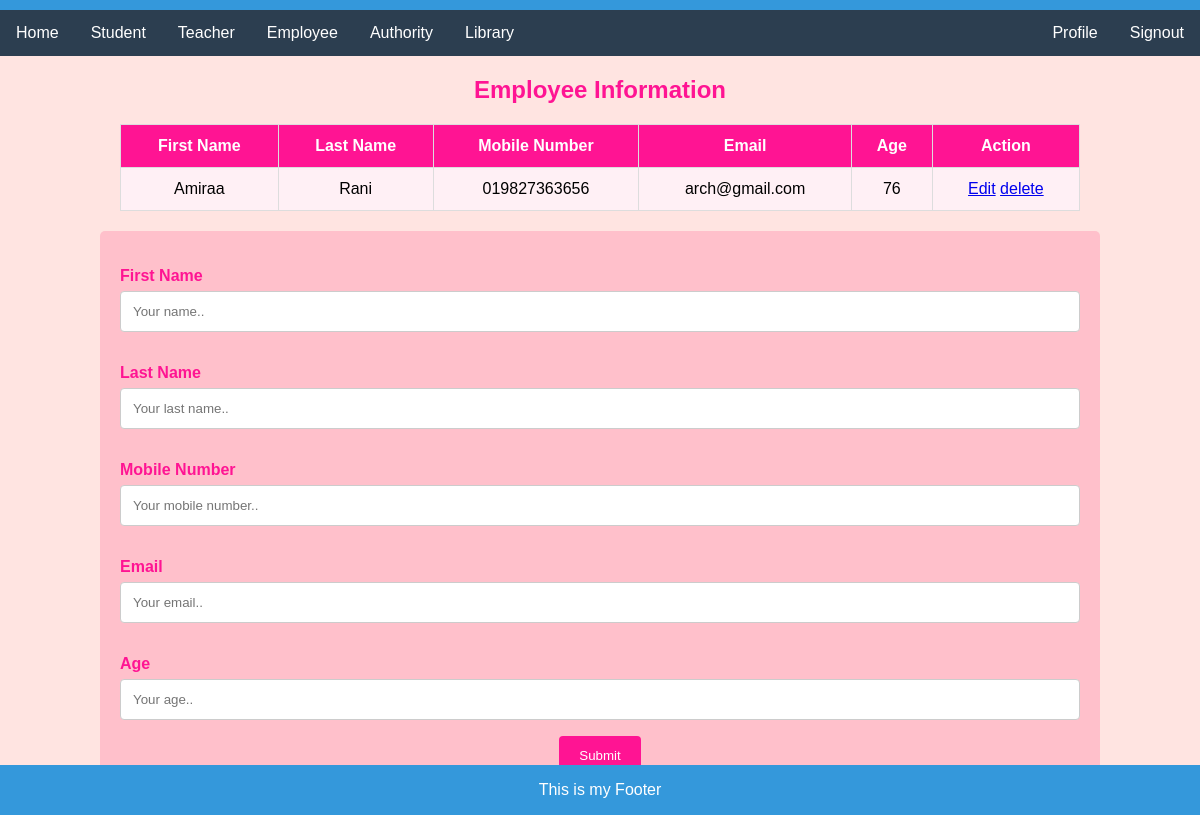
/employeePage, run on the app's committed database.
### myApp/models.py (models this page shows, shortened)
class Employees(models.Model):
    First_Name=models.CharField(max_length=100, null=True)
    Last_Name=models.CharField(max_length=100, null=True)
    Mobile=models.CharField(max_length=100, null=True)
    Email=models.CharField(max_length=100, null=True)
    Age=models.CharField(max_length=100, null=True)

### myProject/views.py (the view)
# urls.py: path('employeePage',employeePage,name="employeePageUrl"),
def employeePage(request):
    employee = Employees.objects.all()
    context={
        "emp":employee,
    }
    return render(request,"employee.html",context)

### template/employee.html (shortened to what this page needs)
{% extends "home.html" %}
{% block content %}
<!DOCTYPE html>
<html lang="en">
<head>
</head>
<body>
  <h2>Employee Information</h2>
  <table>
    <tr>
      <th>First Name</th>
      <th>Last Name</th>
      <th>Mobile Number</th>
      <th>Email</th>
      <th>Age</th>
      <th>Action</th>
    </tr>
    {% for i in emp %}
    <tr>
      <td>{{i.First_Name}}</td>
      <td>{{i.Last_Name}}</td>
      <td>{{i.Mobile}}</td>
      <td>{{i.Email}}</td>
      <td>{{i.Age}}</td>
      <td>
        <a href="{% url 'editEmployee' i.id  %}">Edit</a>
        <a href="{% url 'deleteEmployee' i.id  %}">delete</a>
      </td>
    </tr>
    {% endfor %}
  </table>
  <div class="container">
    <form action="{%url 'employeeAdd'%}" method='post'>
    <form>
      <label for="fname">First Name</label>
      <input type="text" id="fname" name="fname" placeholder="Your name..">
      <label for="lastname">Last Name</label>
      <input type="text" id="lastname" name="lname" placeholder="Your last name..">
      <label for="Mobile">Mobile Number</label>
      <input type="text" id="lname" name="mobile" placeholder="Your mobile number..">
      <label for="email">Email</label>
      <input type="text" id="email" name="email" placeholder="Your email..">
      <label for="age">Age</label>
      <input type="text" id="age" name="age" placeholder="Your age..">
      <input type="submit" value="Submit">
    </form>
  </div>
</body>
</html>
{% endblock %}

### template/home.html (style rules this page uses)
body { font-family: 'Arial', sans-serif; margin: 0; padding: 0; background-color: #f9f9f9; height: 20000; }
.container { max-width: 1200px; margin: 20px auto; padding: 20px; background-color: #ecf0f1; border-radius: 8px; }
h2 { color: #3498db; }
body { font-family: Arial, Helvetica, sans-serif; text-align: center; background-color: #f2f2f2; }
h2 { color: #04AA6D; }
table { font-family: Arial, sans-serif; border-collapse: collapse; width: 80%; margin: 20px auto; }
th, td { border: 1px solid #dddddd; text-align: center; padding: 12px; }
th { background-color: #04AA6D; color: white; }
tr:nth-child(even) { background-color: #f9f9f9; }
.container { border-radius: 5px; background-color: #ffffff; padding: 20px; width: 80%; margin: 20px auto; }
label { display: block; margin-top: 16px; color: #04AA6D; font-weight: bold; text-align: left; }
input[type=text] { width: 100%; padding: 12px; border: 1px solid #ccc; border-radius: 4px; box-sizing: border-box; margin-top: 6px; margin-bottom: 16px; resize: vertical; }
input[type=submit] { background-color: #04AA6D; color: white; padding: 12px 20px; border: none; border-radius: 4px; cursor: pointer; }

### template/employee.html (style rules this page uses)
body { font-family: Arial, Helvetica, sans-serif; text-align: center; background-color: #ffe4e1; }
h2 { color: #ff1493; }
table { font-family: Arial, sans-serif; border-collapse: collapse; width: 80%; margin: 20px auto; }
th, td { border: 1px solid #dddddd; text-align: center; padding: 12px; }
th { background-color: #ff1493; color: white; }
tr:nth-child(even) { background-color: #fff0f5; }
.container { border-radius: 5px; background-color: #ffc0cb; padding: 20px; width: 80%; margin: 20px auto; }
label { display: block; margin-top: 16px; color: #ff1493; font-weight: bold; text-align: left; }
input[type=text] { width: 100%; padding: 12px; border: 1px solid #ccc; border-radius: 4px; box-sizing: border-box; margin-top: 6px; margin-bottom: 16px; resize: vertical; }
input[type=submit] { background-color: #ff1493; color: white; padding: 12px 20px; border: none; border-radius: 4px; cursor: pointer; }

### data on the page
Employees: First_Name "Amiraa", Last_Name "Rani", Mobile "019827363656", Email "arch@gmail.com", Age "76"
